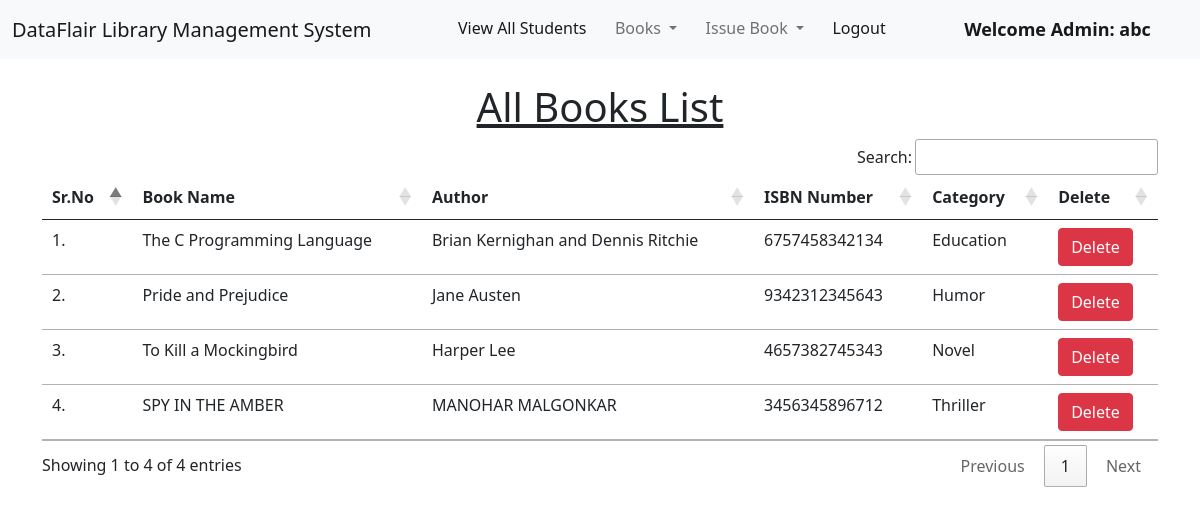
The page /view_books/ (signed in) on the database as committed earlier.
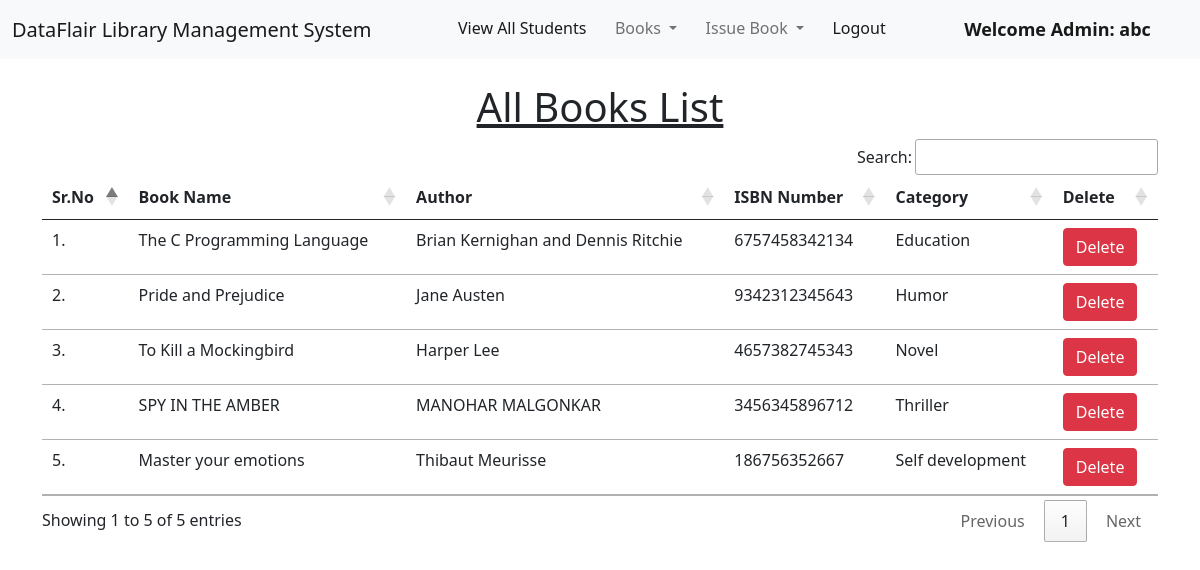
The same page on the database as committed later.
### library/models.py (models this page shows, shortened)
class Book(models.Model):
    name = models.CharField(max_length=200)
    author = models.CharField(max_length=200)
    isbn = models.PositiveIntegerField()
    category = models.CharField(max_length=50)

### library/views.py (the view)
# urls.py: path("view_books/", views.view_books, name="view_books"),
@login_required(login_url = '/admin_login')
def view_books(request):
    books = Book.objects.all()
    return render(request, "view_books.html", {'books':books})

### library/templates/view_books.html (shortened to what this page needs)
{% extends 'admin_navbar.html' %}
{% load static %}
{% block body %}
<div class="container mt-4">
    <h1 class="text-center"><u>All Books List</u></h1>
    <table class="table table-hover" id="example">
        <thead>
            <tr>
                <th>Sr.No</th>
                <th>Book Name</th>
                <th>Author</th>
                <th>ISBN Number</th>
                <th>Category</th>
                <th>Delete</th>
            </tr>
        </thead>
        <tbody>
            {% for book in books %}
            <tr>
                <td>{{forloop.counter}}.</td>
                <td>{{book.name}}</td>
                <td>{{book.author}}</td>
                <td>{{book.isbn}}</td>
                <td>{{book.category}}</td>
                <td><a href="/delete_book/{{book.id}}/" class="btn btn-danger" onclick="return confirm('Are you sure you want to delete this book?')">Delete</a></td>
            </tr>
            {% endfor %}
        </tbody>
    </table>
    </div>
{% endblock %}

### library/templates/admin_navbar.html (shortened to what this page needs)
<!doctype html>
<html lang="en">
  <head>
    <link href="https://cdn.jsdelivr.net/npm/bootstrap@5.1.0/dist/css/bootstrap.min.css" rel="stylesheet">
    <link rel="stylesheet" href="https://cdn.datatables.net/1.10.25/css/jquery.dataTables.min.css">
    <link rel="stylesheet" href="https://cdn.datatables.net/buttons/1.7.1/css/buttons.dataTables.min.css">
  </head>
  <body>
    <nav class="navbar navbar-expand-lg navbar-light bg-light">
        <div class="container-fluid">
          <a class="navbar-brand" href="#">DataFlair Library Management System</a>
          <div class="collapse navbar-collapse" id="navbarSupportedContent">
            <ul class="navbar-nav me-auto mb-2 mb-lg-0">
              <li class="nav-item">
                <a class="nav-link active" aria-current="page" href="/view_students/">View All Students</a>
              </li>
              <li class="nav-item dropdown">
                <a class="nav-link dropdown-toggle" href="#" id="navbarDropdown" role="button" data-bs-toggle="dropdown" aria-expanded="false">
                  Books
                </a>
              </li>
              <li class="nav-item dropdown">
                <a class="nav-link dropdown-toggle" href="#" id="navbarDropdown" role="button" data-bs-toggle="dropdown" aria-expanded="false">
                  Issue Book
                </a>
              </li>
              <li class="nav-item">
                <a class="nav-link active" aria-current="page" href="/logout/">Logout</a>
              </li>
              <li class="nav-item">
                <a style="font-weight:600; font-family:'Segoe UI', Tahoma, Geneva, Verdana, sans-serif; font-size: large;" class="nav-link active" href="#">Welcome Admin: {{request.user}}</a>
              </li>
            </ul>
          </div>
        </div>
      </nav>
      {% block body %}
      {% endblock %}
  </body>
</html>

Rows that differ between the two databases and show on the page:
added Book: name "Master your emotions", author "Thibaut Meurisse", isbn "186756352667", category "Self development"
Other text that changed with them:
text written by a page script: "Search: Showing 1 to 4 of 4 entries Previous 1 Next" → "Search: Showing 1 to 5 of 5 entries Previous 1 Next"
